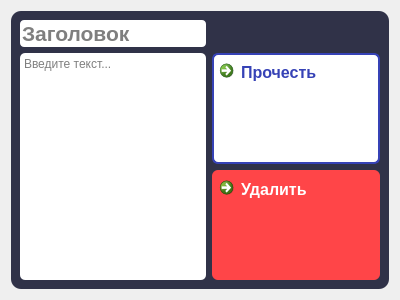
<?xml version="1.0" encoding="UTF-8"?>
<ui version="4.0">
 <class>Form</class>
 <widget class="QWidget" name="Form">
  <property name="geometry">
   <rect>
    <x>0</x>
    <y>0</y>
    <width>400</width>
    <height>300</height>
   </rect>
  </property>
  <property name="windowTitle">
   <string>Form</string>
  </property>
  <layout class="QGridLayout" name="gridLayout_3">
   <item row="0" column="1">
    <widget class="QFrame" name="noteFrame">
     <property name="styleSheet">
      <string notr="true">QFrame {
	background-color: rgb(48, 50, 72);
	border-radius: 10px
}</string>
     </property>
     <layout class="QGridLayout" name="gridLayout_4">
      <item row="1" column="0">
       <layout class="QVBoxLayout" name="verticalLayout_6">
        <item>
         <widget class="QPlainTextEdit" name="plainTextEdit_3">
          <property name="styleSheet">
           <string notr="true">QPlainTextEdit {
	background-color: rgb(255, 255, 255);
	border-radius: 5px;
	font: 11pt &quot;MS Shell Dlg 2&quot;;
}</string>
          </property>
          <property name="placeholderText">
           <string notr="true">Введите текст...</string>
          </property>
         </widget>
        </item>
       </layout>
      </item>
      <item row="0" column="0">
       <widget class="QLineEdit" name="lineEdit_3">
        <property name="font">
         <font>
          <pointsize>16</pointsize>
          <weight>75</weight>
          <bold>true</bold>
         </font>
        </property>
        <property name="styleSheet">
         <string notr="true">QLineEdit {
	border-radius: 4px
}</string>
        </property>
        <property name="placeholderText">
         <string notr="true">Заголовок</string>
        </property>
       </widget>
      </item>
      <item row="1" column="1">
       <layout class="QVBoxLayout" name="verticalLayout_7">
        <item>
         <widget class="QCommandLinkButton" name="readBtn">
          <property name="font">
           <font>
            <family>Segoe UI</family>
            <pointsize>12</pointsize>
            <weight>75</weight>
            <bold>true</bold>
           </font>
          </property>
          <property name="styleSheet">
           <string notr="true">QPushButton {
	background-color: rgb(255, 255, 255);
	border: 2px solid rgb(54, 66, 182);
	color: rgb(54, 66, 182);
	border-radius: 6px
}
QPushButton:hover {
	background-color: rgb(190, 190, 255);
}
QPushButton:pressed {
	background-color: rgb(150, 150, 255);
}</string>
          </property>
          <property name="text">
           <string>Прочесть</string>
          </property>
          <property name="icon">
           <iconset theme=".">
            <normaloff>.</normaloff>.</iconset>
          </property>
         </widget>
        </item>
        <item>
         <widget class="QCommandLinkButton" name="del_Btn">
          <property name="font">
           <font>
            <family>Segoe UI</family>
            <pointsize>12</pointsize>
            <weight>75</weight>
            <bold>true</bold>
           </font>
          </property>
          <property name="styleSheet">
           <string notr="true">QPushButton {
	color: rgb(255, 255, 255);
	background-color: rgb(255, 69, 72);
	border-radius: 6px
}
QPushButton:hover {
	background-color: rgb(200, 54, 57);
}
QPushButton:pressed {
	background-color: rgb(150, 41, 44);
}</string>
          </property>
          <property name="text">
           <string>Удалить</string>
          </property>
          <property name="icon">
           <iconset theme=".">
            <normaloff>.</normaloff>.</iconset>
          </property>
         </widget>
        </item>
       </layout>
      </item>
     </layout>
    </widget>
   </item>
  </layout>
 </widget>
 <resources/>
 <connections/>
</ui>
